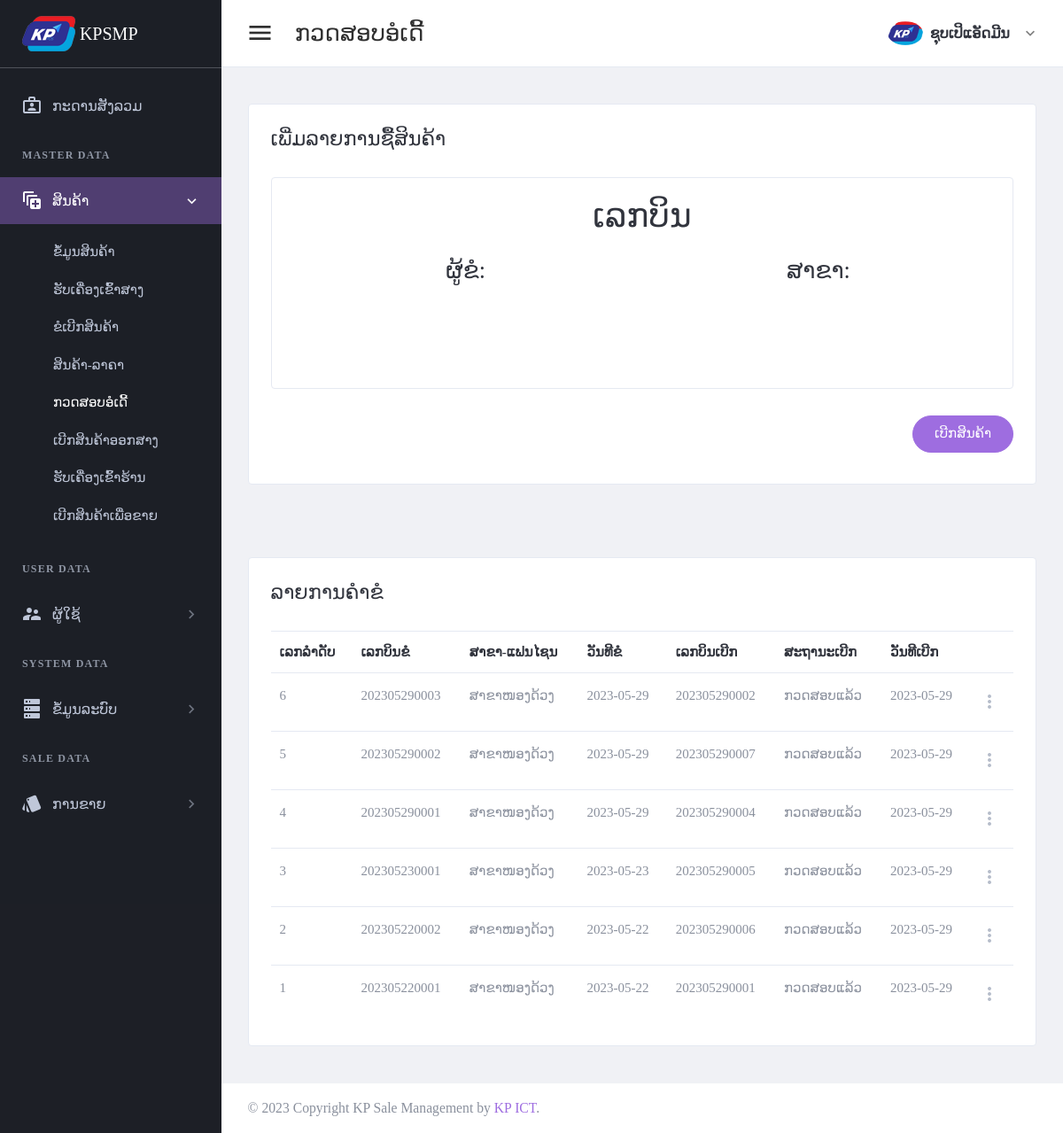
Screenshot of /page/check-order-request.php (signed in) with the database file from the repository.
### tables this page shows
CREATE TABLE `tbl_header_title` (
  `ht_id` int(11) NOT NULL,
  `ht_name` varchar(300) DEFAULT NULL
);

CREATE TABLE `tbl_sub_title` (
  `st_id` int(11) NOT NULL,
  `st_name` varchar(300) DEFAULT NULL,
  `icon_code` varchar(100) DEFAULT NULL,
  `ht_id` int(11) DEFAULT NULL
);

CREATE TABLE `tbl_page_title` (
  `pt_id` int(11) NOT NULL,
  `pt_name` varchar(300) DEFAULT NULL,
  `ptf_name` varchar(100) DEFAULT NULL,
  `st_id` int(11) DEFAULT NULL
);

CREATE TABLE `tbl_approve_order` (
  `apo_id` int(11) NOT NULL,
  `apo_bill_number` varchar(30) DEFAULT NULL,
  `or_id` int(11) DEFAULT NULL,
  `br_id` int(11) DEFAULT NULL,
  `wh_id` int(11) DEFAULT NULL,
  `add_by` int(11) DEFAULT NULL,
  `date_register` date DEFAULT NULL
);

CREATE TABLE `tbl_order_request` (
  `or_id` int(11) NOT NULL,
  `or_bill_number` varchar(30) DEFAULT NULL,
  `br_id` int(11) DEFAULT NULL,
  `wh_id` int(11) DEFAULT NULL,
  `or_status` int(11) DEFAULT NULL,
  `add_by` int(11) DEFAULT NULL,
  `date_register` date DEFAULT NULL
);

CREATE TABLE `tbl_branch` (
  `br_id` int(11) NOT NULL,
  `br_name` varchar(150) DEFAULT NULL,
  `br_status` int(11) DEFAULT NULL,
  `br_type` int(11) DEFAULT NULL,
  `add_by` int(11) DEFAULT NULL,
  `date_register` date DEFAULT NULL
);

### setting/checksession.php (called while the page is built, shortened)
<?php
	if($_SESSION['id_users'] == "" )
	{
	header("location:logout.php");
	}
	  else{
		$role_id = $_SESSION["role_id"];
	}
?>

### page/check-order-request.php (the view, shortened to what this page needs)
<?php
include("../setting/checksession.php");
include("../setting/conn.php");
$header_name = "ກວດສອບອໍເດີ້";
$header_click = "2";
$or_id = $_GET['or_id'];
?>
<!DOCTYPE html>
<html lang="en" dir="ltr">
<head>
    <?php
    include("../setting/callcss.php");
    ?>
</head>
<body class="navbar-fixed sidebar-fixed" id="body">
    <div class="wrapper">
        <?php include "menu.php"; ?>
        <div class="page-wrapper">
            <?php
            include "header.php";
            ?>
            <div class="content-wrapper">
                <div class="content">
                    <div class="email-wrapper rounded border bg-white">
                        <div class="  no-gutters justify-content-center">
                            <div class="    ">
                                <div class="  p-4 p-xl-5">
                                    <div class="email-body-head mb-6 ">
                                        <h4 class="text-dark">ເພີ່ມລາຍການຊື້ສິນຄ້າ</h4>
                                    </div>
                                    <form method="post" id="additemorderfrm">
                                        <?php
                                        $rowod = $conn->query("
                                        select a.or_id,a.br_id,a.wh_id,(case when apo_id is null then 0 else apo_id end) as apo_id,
                                        or_bill_number,br_name,full_name
                                        from tbl_order_request a
                                        left join tbl_approve_order b on a.or_id = b.or_id
                                        left join tbl_branch c on a.br_id = c.br_id
                                        left join tbl_user d on a.add_by = d.add_by
                                        where a.or_id ='$or_id' ")->fetch(PDO::FETCH_ASSOC);
                                        ?>
                                        <div class="card p-4">
                                            <div class="row   no-gutters justify-content-center">
                                                <div class="col-lg-12 text-center">
                                                    <div class="form-group">
                                                        <label for="firstName">
                                                            <h1> ເລກບິນ <?php echo $rowod['or_bill_number']; ?> </h1>
                                                        </label>
                                                    </div>
                                                </div>
                                                <div class="col-lg-6 text-center ">
                                                    <div class="form-group">
                                                        <label for="firstName">
                                                            <h3> ຜູ້ຂໍ: <?php echo $rowod['full_name']; ?> </h3>
                                                        </label>
                                                    </div>
                                                </div>
                                                <div class="col-lg-6 text-center ">
                                                    <div class="form-group">
                                                        <label for="firstName">
                                                            <h3> ສາຂາ: <?php echo $rowod['br_name']; ?> </h3>
                                                        </label>
                                                    </div>
                                                </div>
                                            </div>
                                            <div class="row">
                                                <div class="col-lg-12">
                                                    <div class=" ">
                                                        <div class="card-body">
                                                        </div>
                                                    </div>
                                                </div>
                                            </div>
                                        </div>
                                        <div class="d-flex justify-content-end mt-6">
                                            <button type="submit" class="btn btn-primary mb-2 btn-pill">ເບີກສິນຄ້າ</button>
                                        </div>
                                    </form>
                                </div>
                            </div>
                        </div>
                    </div>
                </div>
            </div>
            <div class="content-wrapper">
                <div class="content">
                    <div class="email-wrapper rounded border bg-white">
                        <div class="  no-gutters justify-content-center">
                            <div class="">
                                <div class="  p-4 p-xl-5">
                                    <div class="email-body-head mb-6 ">
                                        <h4 class="text-dark">ລາຍການຄຳຂໍ</h4>
                                    </div>
                                    <table id="productsTable" class="table table-hover table-product" style="width:100%">
                                        <thead>
                                            <tr>
                                                <th>ເລກລຳດັບ</th>
                                                <th>ເລກບິນຂໍ</th>
                                                <th>ສາຂາ-ແຟນໄຊນ</th>
                                                <th>ວັນທີຂໍ</th>
                                                <th>ເລກບິນເບີກ</th>
                                                <th>ສະຖານະເບີກ</th>
                                                <th>ວັນທີເບີກ</th>
                                                <th></th>
                                            </tr>
                                        </thead>
                                        <tbody>
                                            <?php
                                            $stmt4 = $conn->prepare(" SELECT  a.or_id,or_bill_number,br_name,a.date_register as date_request,apo_id
                                            ,apo_bill_number,b.date_register as date_check
                                            FROM tbl_order_request a
                                            left join tbl_approve_order b on a.or_id = b.or_id
                                            left join tbl_branch c on a.br_id = c.br_id
                                            order by a.or_id desc ");
                                            $stmt4->execute();
                                            if ($stmt4->rowCount() > 0) {
                                                while ($row4 = $stmt4->fetch(PDO::FETCH_ASSOC)) {
                                                    if (empty($row4['apo_bill_number'])) {
                                                        $apo_bill_number = "ລໍຖ້າກວດສອບ";
                                                        $aos_name = "ລໍຖ້າກວດສອບ";
                                                        $date_check = "ລໍຖ້າກວດສອບ";
                                                        $apo_id = 0;
                                                    } else {
                                                        $apo_bill_number = $row4['apo_bill_number'];
                                                        $aos_name = "ກວດສອບແລ້ວ";
                                                        $date_check = $row4['date_check'];
                                                    }
                                            ?>
                                                    <tr>
                                                        <td><?php echo $row4['or_id']; ?></td>
                                                        <td><?php echo $row4['or_bill_number']; ?></td>
                                                        <td><?php echo $row4['br_name']; ?></td>
                                                        <td><?php echo $row4['date_request']; ?></td>
                                                        <td><?php echo "$apo_bill_number"; ?></td>
                                                        <td><?php echo "$aos_name"; ?></td>
                                                        <td><?php echo "$date_check"; ?></td>
                                                        <td>
                                                            <div class="dropdown">
                                                                <a class="dropdown-toggle icon-burger-mini" href="#" role="button" id="dropdownMenuLink" data-toggle="dropdown" aria-haspopup="true" aria-expanded="false" data-display="static">
                                                                </a>
                                                            </div>
                                                        </td>
                                                    </tr>
                                            <?php
                                                }
                                            }
                                            ?>
                                        </tbody>
                                    </table>
                                </div>
                            </div>
                        </div>
                    </div>
                </div>
            </div>
            <?php include "footer.php"; ?>
        </div>
    </div>
</body>
</html>

### page/menu.php
<aside class="left-sidebar sidebar-dark" id="left-sidebar">
  <div id="sidebar" class="sidebar sidebar-with-footer">
    <div class="app-brand">
      <a href="index.php">
        <img src="../images/iconmenu.png" alt="Mono">
        <span class="brand-name"> KPSMP</span>
      </a>
    </div>
    <div class="sidebar-left" data-simplebar style="height: 100%;">
      <ul class="nav sidebar-inner" id="sidebar-menu">
        <li class="<?php if ($header_click == 0) {
                      echo "active";
                    } ?>">
          <a class="sidenav-item-link" href="index.php">
            <i class="mdi mdi-briefcase-account-outline"></i>
            <span class="nav-text">ກະດານສັງລວມ</span>
          </a>
        </li>
        <?php
        $stmt = $conn->prepare(" SELECT distinct a.ht_id,ht_name
        FROM tbl_header_title a
        left join tbl_role_page b on a.ht_id = b.ht_id
        where role_id ='$role_id'
        order by  a.ht_id asc ");
        $stmt->execute();
        if ($stmt->rowCount() > 0) {
          while ($row = $stmt->fetch(PDO::FETCH_ASSOC)) {
            $ht_id = $row['ht_id'];
            $ht_name = $row['ht_name'];
        ?>
            <li class="section-title"> <?php echo "$ht_name"; ?></li>
            <?php
            $stmt1 = $conn->prepare("SELECT distinct a.st_id,st_name,role_id,icon_code
            FROM tbl_sub_title a
            left join tbl_role_page b on a.st_id = b.st_id
            where a.ht_id = '$ht_id' and role_id ='$role_id'
            order by a.st_id asc ");
            $stmt1->execute();
            if ($stmt1->rowCount() > 0) {
              while ($row1 = $stmt1->fetch(PDO::FETCH_ASSOC)) {
                $st_name = $row1['st_name'];
                $st_id = $row1['st_id'];
                $icon_code = $row1['icon_code'];
            ?>
                <li class='has-sub <?php if ($header_click == "$st_id") {
                                      echo "active expand";
                                    } ?>'>
                  <a class="sidenav-item-link" href="javascript:void(0)" data-toggle="collapse" data-target='#<?php echo "$st_name"; ?>' aria-expanded="false" aria-controls="<?php echo "$st_name"; ?>">
                    <i class="mdi <?php echo "$icon_code"; ?>"></i>
                    <span class="nav-text"> <?php echo "$st_name"; ?> </span> <b class="caret"></b>
                  </a>
                  <ul class='collapse <?php if ($header_click == "$st_id") {
                                        echo "show";
                                      } ?>' id="<?php echo "$st_name"; ?>" data-parent="#sidebar-menu">
                    <div class="sub-menu">
                      <?php
                      $stmt2 = $conn->prepare(" SELECT pt_name,ptf_name
                      FROM tbl_page_title a
                      left join tbl_role_page b on a.pt_id = b.pt_id
                      where a.st_id = '$st_id' and role_id ='$role_id'
                      order by a.pt_id asc ");
                      $stmt2->execute();
                      if ($stmt2->rowCount() > 0) {
                        while ($row2 = $stmt2->fetch(PDO::FETCH_ASSOC)) {
                          $pt_name = $row2['pt_name'];
                      ?>
                          <li class="<?php if ($header_name ==  $row2['pt_name']) {
                                        echo "active";
                                      } ?>">
                            <a class="sidenav-item-link" href='<?php echo $row2['ptf_name'] ?>'>
                              <span class="nav-text"><?php echo "$pt_name"; ?></span>
                            </a>
                          </li>
                      <?php
                        }
                      }
                      ?>
                    </div>
                  </ul>
              <?php
              }
            }
              ?>
                </li>
            <?php
          }
        }
            ?>
      </ul>
    </div>
  </div>
</aside>

### rows the page displays
tbl_header_title: ht_name "MASTER DATA"
tbl_sub_title: st_name "ສິນຄ້າ"
tbl_page_title: pt_name "ຂໍ້ມູນສິນຄ້າ"
tbl_page_title: pt_name "ຮັບເຄື່ອງເຂົ້າສາງ"
tbl_page_title: pt_name "ຂໍເບີກສິນຄ້າ"
tbl_page_title: pt_name "ສິນຄ້າ-ລາຄາ"
tbl_page_title: pt_name "ກວດສອບອໍເດີ້"
tbl_page_title: pt_name "ເບີກສິນຄ້າອອກສາງ"
tbl_page_title: pt_name "ຮັບເຄື່ອງເຂົ້າຮ້ານ"
tbl_page_title: pt_name "ເບີກສິນຄ້າເພື່ອຂາຍ"
tbl_header_title: ht_name "USER DATA"
tbl_sub_title: st_name "ຜູ້ໃຊ້"
tbl_header_title: ht_name "SYSTEM DATA"
tbl_sub_title: st_name "ຂໍ້ມູນລະບົບ"
tbl_header_title: ht_name "SALE DATA"
tbl_sub_title: st_name "ການຂາຍ"
tbl_approve_order: or.or_id "6", or.or_bill_number "202305290003", br.br_name "ສາຂາໜອງດ້ວງ", or.date_register "2023-05-29", apo_bill_number "202305290002", apo_bill_number "ກວດສອບແລ້ວ", date_register "2023-05-29"
tbl_approve_order: or.or_id "5", or.or_bill_number "202305290002", br.br_name "ສາຂາໜອງດ້ວງ", or.date_register "2023-05-29", apo_bill_number "202305290007", apo_bill_number "ກວດສອບແລ້ວ", date_register "2023-05-29"
tbl_approve_order: or.or_id "4", or.or_bill_number "202305290001", br.br_name "ສາຂາໜອງດ້ວງ", or.date_register "2023-05-29", apo_bill_number "202305290004", apo_bill_number "ກວດສອບແລ້ວ", date_register "2023-05-29"
tbl_approve_order: or.or_id "3", or.or_bill_number "202305230001", br.br_name "ສາຂາໜອງດ້ວງ", or.date_register "2023-05-23", apo_bill_number "202305290005", apo_bill_number "ກວດສອບແລ້ວ", date_register "2023-05-29"
tbl_approve_order: or.or_id "2", or.or_bill_number "202305220002", br.br_name "ສາຂາໜອງດ້ວງ", or.date_register "2023-05-22", apo_bill_number "202305290006", apo_bill_number "ກວດສອບແລ້ວ", date_register "2023-05-29"
tbl_approve_order: or.or_id "1", or.or_bill_number "202305220001", br.br_name "ສາຂາໜອງດ້ວງ", or.date_register "2023-05-22", apo_bill_number "202305290001", apo_bill_number "ກວດສອບແລ້ວ", date_register "2023-05-29"

### other values shown
$header_name "ກວດສອບອໍເດີ້"
$full_name "ຊຸບເປິແອັດມີນ"
